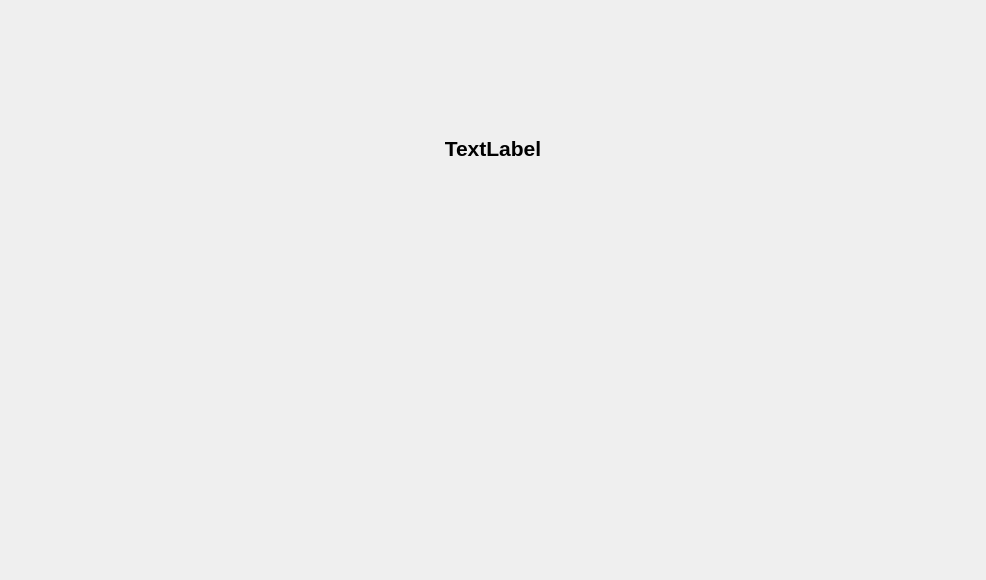
<?xml version="1.0" encoding="UTF-8"?>
<ui version="4.0">
 <class>ScopesWindow</class>
 <widget class="QMainWindow" name="ScopesWindow">
  <property name="geometry">
   <rect>
    <x>0</x>
    <y>0</y>
    <width>986</width>
    <height>580</height>
   </rect>
  </property>
  <property name="windowTitle">
   <string>MainWindow</string>
  </property>
  <widget class="QWidget" name="centralwidget">
   <layout class="QGridLayout" name="gridLayout">
    <item row="1" column="0" colspan="2">
     <widget class="QEPlotter" name="scope">
      <property name="toolBarIsVisible" stdset="0">
       <bool>false</bool>
      </property>
      <property name="pvItemsIsVisible" stdset="0">
       <bool>true</bool>
      </property>
      <property name="statusIsVisible" stdset="0">
       <bool>false</bool>
      </property>
     </widget>
    </item>
    <item row="0" column="0" colspan="2">
     <widget class="QLabel" name="title">
      <property name="font">
       <font>
        <pointsize>16</pointsize>
        <weight>75</weight>
        <bold>true</bold>
       </font>
      </property>
      <property name="text">
       <string>TextLabel</string>
      </property>
      <property name="alignment">
       <set>Qt::AlignCenter</set>
      </property>
     </widget>
    </item>
   </layout>
  </widget>
 </widget>
 <customwidgets>
  <customwidget>
   <class>QEPlotter</class>
   <extends>QEFrame</extends>
   <header>QEPlotter.h</header>
  </customwidget>
  <customwidget>
   <class>QEFrame</class>
   <extends>QFrame</extends>
   <header>QEFrame.h</header>
   <container>1</container>
  </customwidget>
 </customwidgets>
 <resources/>
 <connections/>
</ui>
